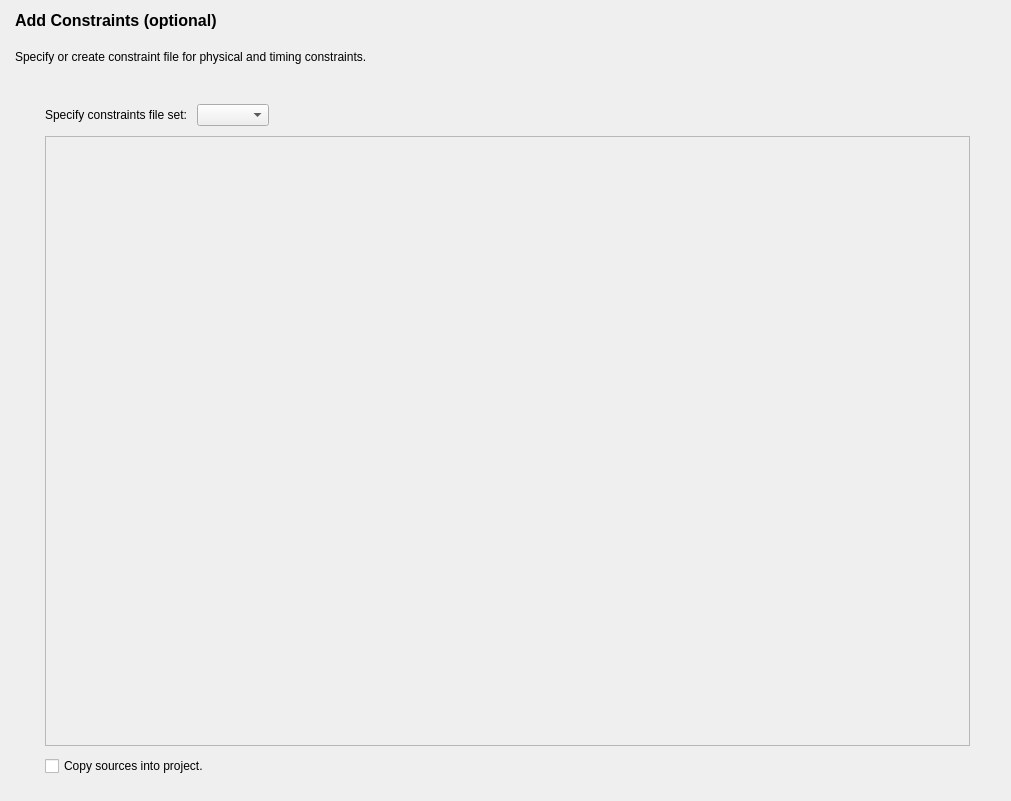
<?xml version="1.0" encoding="UTF-8"?>
<ui version="4.0">
 <class>AddFileForm</class>
 <widget class="QWidget" name="AddFileForm">
  <property name="geometry">
   <rect>
    <x>0</x>
    <y>0</y>
    <width>1011</width>
    <height>801</height>
   </rect>
  </property>
  <property name="windowTitle">
   <string>Form</string>
  </property>
  <layout class="QVBoxLayout" name="verticalLayout_2">
   <property name="spacing">
    <number>20</number>
   </property>
   <property name="leftMargin">
    <number>15</number>
   </property>
   <property name="bottomMargin">
    <number>0</number>
   </property>
   <item>
    <widget class="QLabel" name="m_labelTitle">
     <property name="font">
      <font>
       <family>Arial</family>
       <pointsize>12</pointsize>
       <weight>75</weight>
       <bold>true</bold>
      </font>
     </property>
     <property name="text">
      <string>Add Constraints (optional)</string>
     </property>
     <property name="wordWrap">
      <bool>true</bool>
     </property>
    </widget>
   </item>
   <item>
    <widget class="QLabel" name="m_labelDetail">
     <property name="text">
      <string>Specify or create constraint file for physical and timing constraints.</string>
     </property>
     <property name="wordWrap">
      <bool>true</bool>
     </property>
    </widget>
   </item>
   <item>
    <layout class="QHBoxLayout" name="horizontalLayout_2" stretch="95">
     <property name="spacing">
      <number>0</number>
     </property>
     <property name="leftMargin">
      <number>30</number>
     </property>
     <property name="rightMargin">
      <number>30</number>
     </property>
     <item>
      <layout class="QVBoxLayout" name="verticalLayout" stretch="10,80,10">
       <property name="spacing">
        <number>10</number>
       </property>
       <property name="leftMargin">
        <number>0</number>
       </property>
       <property name="topMargin">
        <number>20</number>
       </property>
       <property name="bottomMargin">
        <number>25</number>
       </property>
       <item>
        <layout class="QHBoxLayout" name="horizontalLayout">
         <property name="spacing">
          <number>10</number>
         </property>
         <item>
          <widget class="QLabel" name="m_labelSets">
           <property name="text">
            <string>Specify constraints file set:</string>
           </property>
          </widget>
         </item>
         <item>
          <widget class="QComboBox" name="m_comboBoxSets"/>
         </item>
         <item>
          <spacer name="horizontalSpacer">
           <property name="orientation">
            <enum>Qt::Horizontal</enum>
           </property>
           <property name="sizeHint" stdset="0">
            <size>
             <width>40</width>
             <height>20</height>
            </size>
           </property>
          </spacer>
         </item>
        </layout>
       </item>
       <item>
        <widget class="QFrame" name="m_frame">
         <property name="frameShape">
          <enum>QFrame::StyledPanel</enum>
         </property>
         <property name="frameShadow">
          <enum>QFrame::Raised</enum>
         </property>
        </widget>
       </item>
       <item>
        <widget class="QCheckBox" name="m_ckkBoxCopy">
         <property name="text">
          <string>Copy sources into project.</string>
         </property>
        </widget>
       </item>
      </layout>
     </item>
    </layout>
   </item>
  </layout>
 </widget>
 <resources/>
 <connections/>
</ui>
